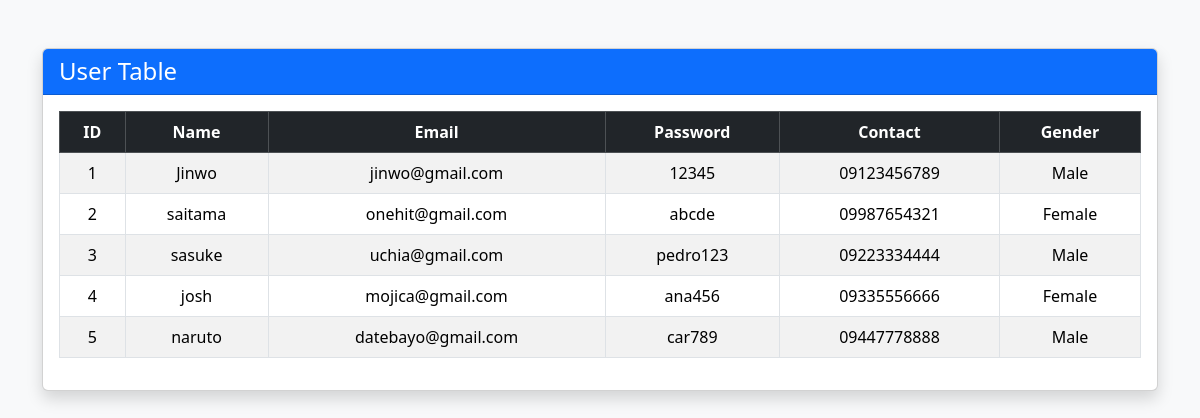
The page /ui/index.php on the database its author committed.
### tables this page shows
CREATE TABLE `usertbl` (
  `id` int(11) NOT NULL,
  `name` varchar(50) NOT NULL,
  `email` varchar(50) NOT NULL,
  `password` varchar(50) NOT NULL,
  `contact` varchar(50) NOT NULL,
  `gender` varchar(50) NOT NULL
);

### ui/index.php (the view, shortened to what this page needs)
<?php
require_once '../db/db.php';
?>
<!DOCTYPE html>
<html>
<head>
    <link href="https://cdn.jsdelivr.net/npm/bootstrap@5.3.2/dist/css/bootstrap.min.css" rel="stylesheet">
</head>
<body class="bg-light">
<div class="container mt-5">
    <div class="card shadow">
        <div class="card-header bg-primary text-white">
            <h4 class="mb-0">User Table</h4>
        </div>
        <div class="card-body">
            <table class="table table-bordered table-striped text-center">
                <thead class="table-dark">
                    <tr>
                        <th>ID</th>
                        <th>Name</th>
                        <th>Email</th>
                        <th>Password</th>
                        <th>Contact</th>
                        <th>Gender</th>
                    </tr>
                </thead>
                <tbody>
                <?php
                $query = "SELECT * FROM usertbl";
                $result = mysqli_query($conn, $query);
                while ($row = mysqli_fetch_assoc($result)) {
                    echo "<tr>
                        <td>{$row['id']}</td>
                        <td>{$row['name']}</td>
                        <td>{$row['email']}</td>
                        <td>{$row['password']}</td>
                        <td>{$row['contact']}</td>
                        <td>{$row['gender']}</td>
                    </tr>";
                }
                ?>
                </tbody>
            </table>
        </div>
    </div>
</div>
</body>
</html>

### rows shown on the page
usertbl: id "1", name "Jinwo", email "jinwo@gmail.com", password "12345", contact "09123456789", gender "Male"
usertbl: id "2", name "saitama", email "onehit@gmail.com", password "abcde", contact "09987654321", gender "Female"
usertbl: id "3", name "sasuke", email "uchia@gmail.com", password "pedro123", contact "09223334444", gender "Male"
usertbl: id "4", name "josh", email "mojica@gmail.com", password "ana456", contact "09335556666", gender "Female"
usertbl: id "5", name "naruto", email "datebayo@gmail.com", password "car789", contact "09447778888", gender "Male"
